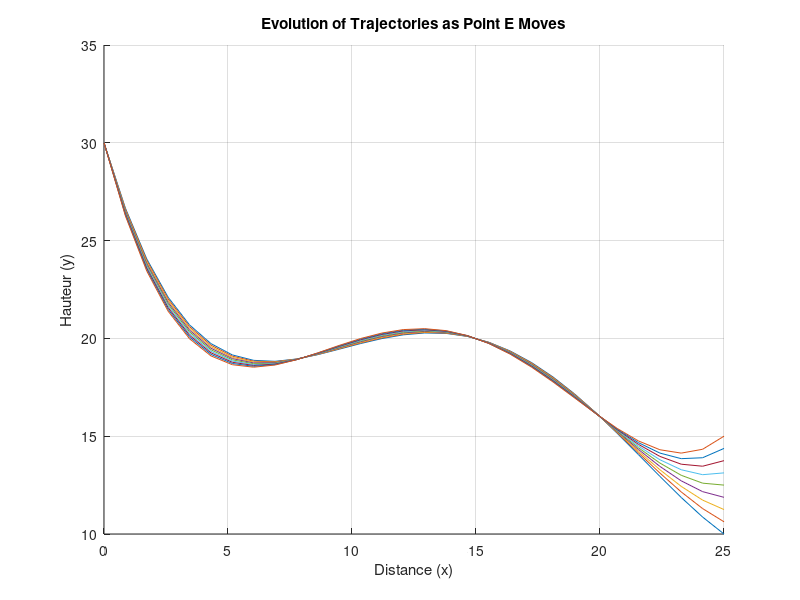
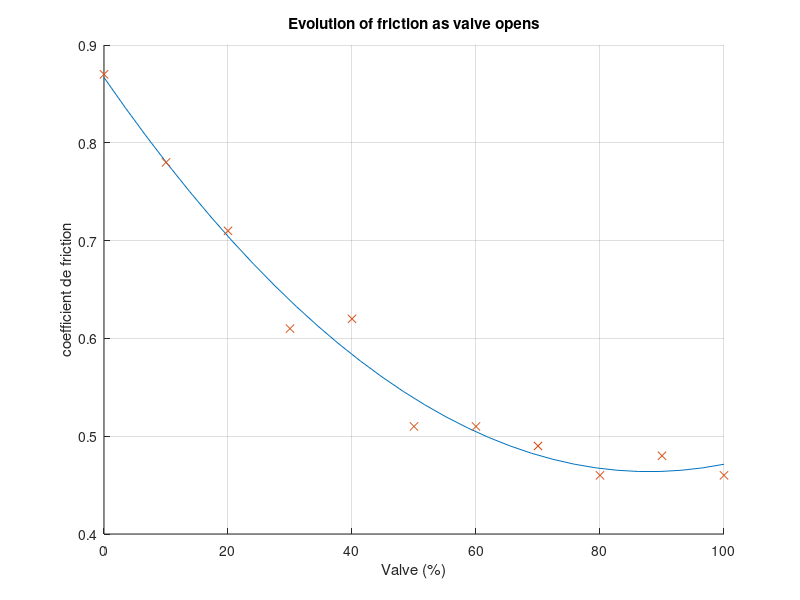
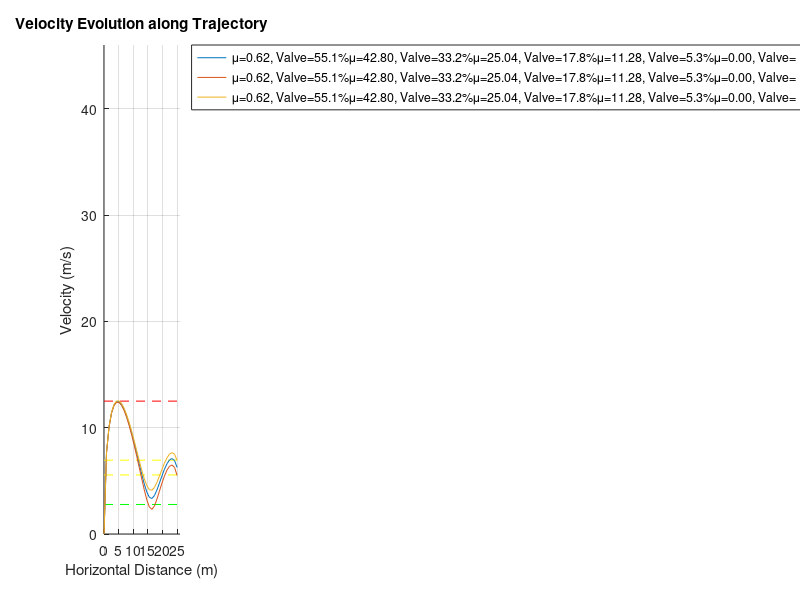

The MATLAB script that drew these images, in order:
% s'assure que tout est reset à chaque run
clc;
close all;
clear all;

nbPlots = 8;
nbPoints = 30;
polynomeDegree = 4;

% − Valeur de 𝑦𝑓 (hauteur à la fin de la trajectoire au point E).
% − Coefficient de friction dynamique μ𝑓 choisi avec l’erreur RMS de l’approximation.
% − Vitesse finale du participant au point E, erreur dans cette vitesse causée par l’erreur RMS dans μ𝑓.
% − Graphique de la vitesse du participant le long de la trajectoire (en fonction de la coordonnée horizontale, x)
% − Graphique des données avec droite de lissage et son erreur quadratique / RMS ou sa corrélation.
% − Ouverture de la valve en % qui correspond au coefficient de friction selon le polynôme d’approximation.

yIni = 30;
m = 80;
g = 9.81;
mg = m * g;

A = [0, 30];
B = [8,19];
C = [15, 20];
D = [20, 16];
E = [25, 0];
listX = [A(1), B(1), C(1), D(1), E(1)];
p = zeros(nbPlots + 1, polynomeDegree + 1);

for i = 0:nbPlots
  E(2) = (10 + (i / (nbPlots / 5)));
  listY = [A(2), B(2), C(2), D(2), E(2)];
  p(i + 1, :) = polyfit(listX, listY, polynomeDegree);
endfor

% disp("finished calculating polynomials");


xPoints = linspace(0, 25, nbPoints);
trajectoires = zeros(length(xPoints), nbPlots + 1);
derivatives = zeros(length(xPoints), nbPlots + 1);
angles = zeros(length(xPoints), nbPlots + 1);

figure; hold on; grid on;
title('Evolution of Trajectories as Point E Moves');
xlabel('Distance (x)'); ylabel('Hauteur (y)');

for i = 1:(nbPlots + 1)
    current_coeffs = p(i, :);

    height = polyval(current_coeffs, xPoints);

    trajectoires(:, i) = height;

    derivedp = polyder(current_coeffs);

    der = polyval(derivedp, xPoints);

    angles(:, i) = atan(der);

    derivatives(:, i) = der;

    % Plot it immediately to see the "fanning" effect
    plot(xPoints, height);
endfor

% disp("finished calculating curves");
% disp("finished calculating derived curves");

% disp("finding best curve");
last_angles = angles(end, :);
bestAngle = 1;
% disp(length(last_angles));
for i = 1:length(last_angles);
  % disp(last_angles(i)); disp(last_angles(bestAngle));
  if abs(last_angles(i)) < abs(last_angles(bestAngle));
    bestAngle = i;
  endif
endfor

chosenTrajectoire = bestAngle;

% disp("finished finding best curve");
disp(["Best end height is: ", num2str(trajectoires(end, chosenTrajectoire)), "m"])
p_str = sprintf('%g ', p(chosenTrajectoire, :));
disp(["Best Trajectory polynomials are: ", p_str])

% friction time

figure; hold on; grid on;
title('Evolution of friction as valve opens');
xlabel('Valve (%)'); ylabel('coefficient de friction');

ouverture = [0 10 20 30 40 50 60 70 80 90 100];
muEmp = [0.87 0.78 0.71 0.61 0.62 0.51 0.51 0.49 0.46 0.48 0.46];
nbPlotsMu = length(ouverture);
xPoints = linspace(0, 100, nbPoints);

pMu = polyfit(ouverture, muEmp, 2);
muPlot = polyval(pMu, xPoints);
muTrajectoire = polyval(pMu, ouverture);
plot(xPoints, muPlot);
plot(ouverture, muEmp, 'x');

err = zeros(nbPlotsMu, 1);

p_str = sprintf('%g ', pMu);
disp(["Best mu polynomials are: ", p_str])

% disp("finished calculating friction curve");
% disp(length(muTrajectoire));

%err(:, 1) = abs(muTrajectoire(1) - muEmp(1));
for i = 1:nbPlotsMu
  err(i) = muTrajectoire((ouverture(i) / 10) + 1) - muEmp(i);
endfor
muErr = sqrt(mean(err.^2));

% disp("finished finding friction's imprecision");
disp(["mu RMS is: ", num2str(muErr)]);

%plot(xPoints, muTrajectoire - muErr(:));
%plot(xPoints, muTrajectoire + muErr(:));

% Vitesse time
%
% Eg = Ep + Ek + W
%
% friction = mu * mg * cos(angles) * x
%
% W = - integral(friction, 0, x)
%
% Ep = mg * trajectoires
%
% Ek = (mv²) / 2
%
% since m est partout on peut l'enlever. après quelques bougeages on en revient à
%
% v = sqrt(2g(yIni - trajectoire(x) - W(x)))

% --- Vitesse (Velocity) Time ---
figure; hold on; grid on;
kmhToMs = (1000/3600);
xPoints = linspace(0, 25, nbPoints);

% Safety boundaries (Visualizing limits)
plot([0 25], [45 * kmhToMs, 45 * kmhToMs], 'r--', 'HandleVisibility', 'off');
plot([0 25], [25 * kmhToMs, 25 * kmhToMs], 'y--', 'HandleVisibility', 'off');
plot([0 25], [20 * kmhToMs, 20 * kmhToMs], 'y--', 'HandleVisibility', 'off');
plot([0 25], [10 * kmhToMs, 10 * kmhToMs], 'g--', 'HandleVisibility', 'off');

height = trajectoires(:, chosenTrajectoire);

muTestSteps = 8;

targetEndSpeed = 22.5 * kmhToMs;
v = zeros(length(xPoints), muTestSteps);
vMax = zeros(length(xPoints), muTestSteps);
vMin = zeros(length(xPoints), muTestSteps);
mu = zeros(1, muTestSteps);
valveResult = zeros(1, muTestSteps);

for j = 1:muTestSteps
    mu(j) = 0.47 + 0.05 * j;

    % Find Valve % using quadratic formula
    aMu = pMu(1); bMu = pMu(2); cMu = pMu(3);
    coeffs = [aMu, bMu, (cMu - mu(j))];
    possible_x = roots(coeffs);
    r = possible_x(possible_x >= 0 & possible_x <= 100);
    if isempty(r); valveResult(j) = 0; else valveResult(j) = r(1); end

    % We calculate Work per unit mass (W/m)
    friction_per_unit_x = mu(j) * g;
    friction_per_unit_x_Max = (mu(j) + muErr) * g;
    friction_per_unit_x_Min = (mu(j) - muErr) * g;
    W_over_m = cumtrapz(xPoints, ones(size(xPoints)) * friction_per_unit_x);
    W_over_m_Max = cumtrapz(xPoints, ones(size(xPoints)) * friction_per_unit_x_Max);
    W_over_m_Min = cumtrapz(xPoints, ones(size(xPoints)) * friction_per_unit_x_Min);

    % Energy Balance: 0.5 * v^2 = g * (yIni - y) - (Work_lost / m)
    specific_energy = (g * (yIni - height)) - W_over_m';
    specific_energy_Max = (g * (yIni - height)) - W_over_m_Max';
    specific_energy_Min = (g * (yIni - height)) - W_over_m_Min';

    specific_energy(specific_energy < 0) = 0; % 0 wrong values to stop crashes
    v(:, j) = sqrt(2 * specific_energy);
    vMax(:, j) = sqrt(2 * specific_energy_Max);
    vMin(:, j) = sqrt(2 * specific_energy_Min);
end


% disp("finding best curve");
last_speeds = v(end, :);
bestEndSpeed = 1;
% disp(length(last_speeds));
for i = 1:length(last_speeds);
  % disp([num2str(abs(last_speeds(i) - (22.5*kmhToMs))), "<" , num2str(abs(last_speeds(bestEndSpeed) - (22.5*kmhToMs)))]);
  if abs(last_speeds(i) - (22.5*kmhToMs)) < abs(last_speeds(bestEndSpeed) - (22.5*kmhToMs));
    bestEndSpeed = i;
  endif
endfor

plot(xPoints, v(:, bestEndSpeed), 'DisplayName', sprintf('\\mu=%.2f, Valve=%.1f%%', mu(bestEndSpeed), valveResult));
plot(xPoints, vMax(:, bestEndSpeed), 'DisplayName', sprintf('\\mu=%.2f, Valve=%.1f%%', mu(bestEndSpeed), valveResult));
plot(xPoints, vMin(:, bestEndSpeed), 'DisplayName', sprintf('\\mu=%.2f, Valve=%.1f%%', mu(bestEndSpeed), valveResult));

disp(["Best end speed is: ", num2str(v(end, bestEndSpeed)), "m/s"])
disp(["Best end speed is: ", num2str(v(end, bestEndSpeed) * 1/kmhToMs), "km/h"])
disp(["Best max end speed is: ", num2str(vMax(end, bestEndSpeed) * 1/kmhToMs), "km/h"])
disp(["Best min end speed is: ", num2str(vMin(end, bestEndSpeed) * 1/kmhToMs), "km/h"])
disp(["Best friction coefficient is: ", num2str(mu(bestEndSpeed))])
disp(["Best valve opening is: ", num2str(valveResult(bestEndSpeed)), "%"])

legend('location', 'northeastoutside');
title('Velocity Evolution along Trajectory');
xlabel('Horizontal Distance (m)');
ylabel('Velocity (m/s)');
axis([0 26 0 46]);
